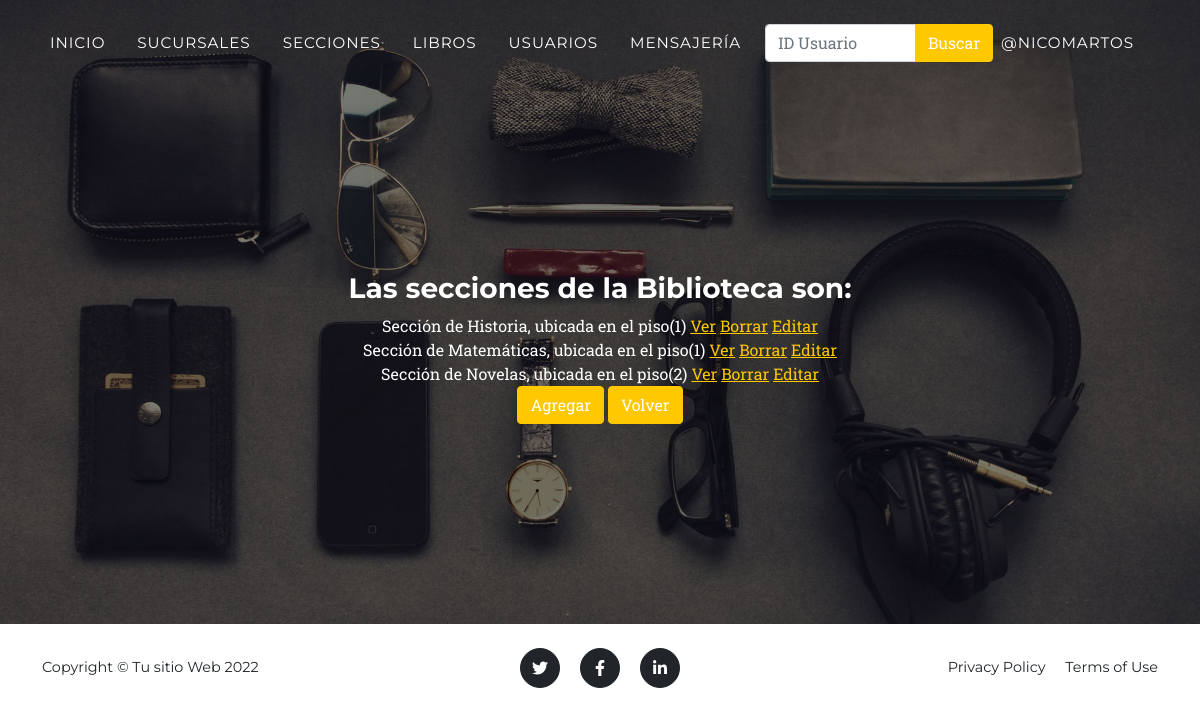
/BookApp/secciones (signed in), run on the app's committed database.
### AppEntrega1/models.py (models this page shows)
class Seccion(models.Model):
    nombre = models.CharField(max_length=50, verbose_name='Nombre de la seccion')
    piso = models.IntegerField()
    def __str__(self):
        return f'Sección de {self.nombre}, ubicada en el piso({self.piso})'

### AppEntrega1/views.py (the view)
# urls.py: path('secciones', SeccionListView.as_view(), name = 'secciones'),
class SeccionListView(ListView):
    model = Seccion
    template_name = 'AppEntrega1/seccion.html'
    context_object_name = 'secciones'

### templates/AppEntrega1/seccion.html (shortened to what this page needs)
{% extends 'AppEntrega1/padre.html' %}
{% block respectivo1 %}
    <h3> Las secciones de la Biblioteca son: </h3>
    {% for seccion in secciones%}
    {{ seccion }}
    <a href="{% url 'seccion_view' seccion.id %}">Ver</a>
    <a href="{% url 'seccion_delete' seccion.id %}">Borrar</a>
    <a href="{% url 'seccion_update' seccion.id %}">Editar</a>
        <br>
    {% endfor %}
<a class="btn btn-primary" href="{% url 'seccion_add' %}"> Agregar </a>
<a class="btn btn-primary" href="{% url 'home' %}"> Volver </a>
{% endblock %}

### templates/AppEntrega1/padre.html (shortened to what this page needs)
<!DOCTYPE html>
<html lang="en">
    <head>
        {% load static %}
        <link href="{% static 'AppEntrega1/css/styles.css' %}" rel="stylesheet" />
    </head>
    <body id="page-top">
        <nav class="navbar navbar-expand-lg navbar-dark fixed-top" id="mainNav">
            <div class="container">
                <div class="collapse navbar-collapse" id="navbarResponsive">
                    <ul class="navbar-nav text-uppercase ms-auto py-4 py-lg-0">
                        <li class="nav-item"><a class="nav-link" href="{% url 'home' %}">Inicio</a>
                        <li class="nav-item"><a class="nav-link" href="{% url 'sucursales' %}">Sucursales</a></li>
                        <li class="nav-item"><a class="nav-link" href="{% url 'secciones' %}">Secciones</a></li>
                        <li class="nav-item"><a class="nav-link" href="{% url 'libros' %}">Libros</a></li>
                        <li class="nav-item"><a class="nav-link" href="{% url 'usuarios' %}">Usuarios</a></li>
                        <li class="nav-item"><a class="nav-link" href="{% url 'mensajeria' %}">Mensajería</a></li>
                        <form class="input-group mb-3" action="{% url 'buscar' %}" method="GET">
                            <input type="text" class="form-control" placeholder="ID Usuario" name="id_socio">
                            <button class="btn btn-primary" type="submit" href="{% url 'busqueda_usuario' %}">Buscar</button>
                        </form>
                        {% if not user.is_authenticated %}
                            <li class="nav-item"><a class="btn btn-primary" href="{% url 'home' %}">Login</a></li>
                        {% else %}
                            <li class="nav-item"><a class="nav-link" href="{% url 'mi_perfil' %}">@{{user.username}}</a></li>
                        {% endif %}
                    </ul>
                </div>
            </div>
        </nav>
        <header class="masthead">
            <div class="container">
               {% block respectivo1 %}
               {% endblock %}
            </div>
        </header>
        <footer class="footer py-4">
            <div class="container">
                <div class="row align-items-center">
                    <div class="col-lg-4 text-lg-start">Copyright &copy; Tu sitio Web 2022</div>
                    <div class="col-lg-4 my-3 my-lg-0">
                        <a class="btn btn-dark btn-social mx-2" href="https://www.twitter.com/"><i class="fab fa-twitter"></i></a>
                        <a class="btn btn-dark btn-social mx-2" href="https://www.facebook.com/"><i class="fab fa-facebook-f"></i></a>
                        <a class="btn btn-dark btn-social mx-2" href="https://www.linkedin.com/"><i class="fab fa-linkedin-in"></i></a>
                    </div>
                    <div class="col-lg-4 text-lg-end">
                        <a class="link-dark text-decoration-none me-3" href="{% url 'pagina_construccion' %}">Privacy Policy</a>
                        <a class="link-dark text-decoration-none" href="{% url 'pagina_construccion' %}">Terms of Use</a>
                    </div>
                </div>
            </div>
        </footer>

### data on the page
Seccion: nombre+piso "Sección de Historia, ubicada en el piso(1)"
Seccion: nombre+piso "Sección de Matemáticas, ubicada en el piso(1)"
Seccion: nombre+piso "Sección de Novelas, ubicada en el piso(2)"

### other printed values
{{ user.username }} "NICOMARTOS"
